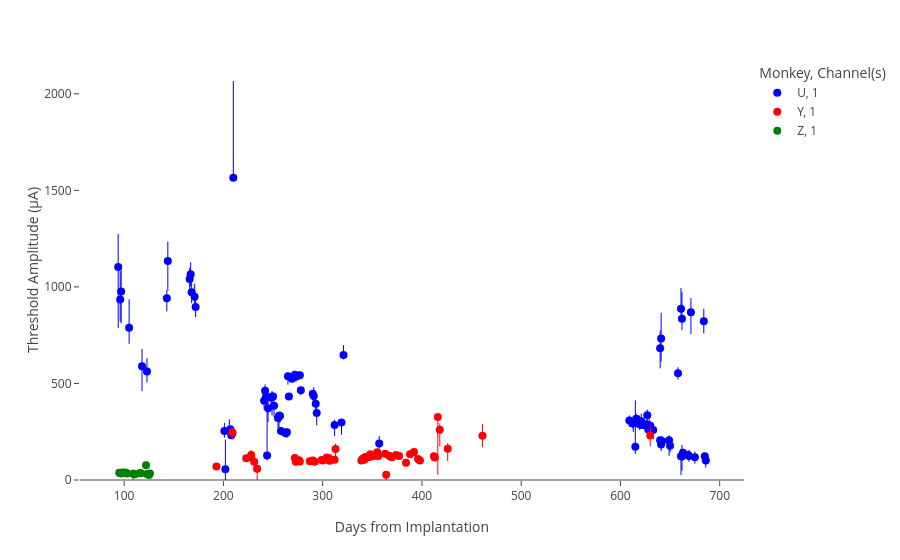

Write notebook code for a chart like this one.
### Code cell
df = pd.read_csv(f'../data/4-external/fig4a.csv', dtype={'Channel(s)':str})
df = plot.sort_channel_labels(df)
df = df.dropna()
fig = plot.threshold_v_time(df)
fig
